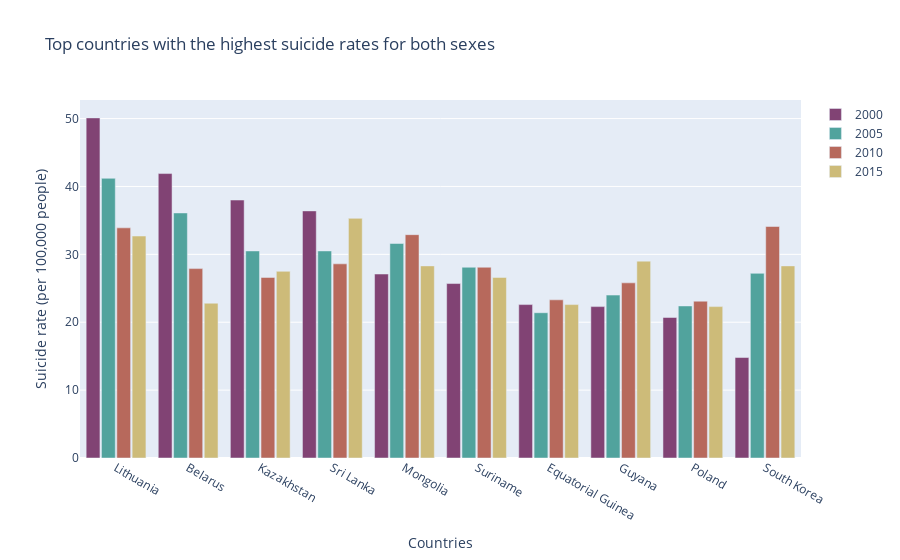

Write notebook code for a chart like this one.
### Code cell
t2000 = go.Bar(
    x = total2000[total2000['Country'].isin(total2015['Country'].head(10))]['Country'].head(10),
    y = total2000[total2000['Country'].isin(total2015['Country'].head(10))]['Total suicide rate'].head(10),
    marker=dict(color='rgb(129, 67, 116)'),
    name = '2000'
)

t2005 = go.Bar(
    x = total2005[total2005['Country'].isin(total2015['Country'].head(10))]['Country'].head(10),
    y = total2005[total2005['Country'].isin(total2015['Country'].head(10))]['Total suicide rate'].head(10),
    marker=dict(color='rgb(81, 163, 157)'),
    name = '2005'
)

t2010 = go.Bar(
    x = total2010[total2010['Country'].isin(total2015['Country'].head(10))]['Country'].head(10),
    y = total2010[total2010['Country'].isin(total2015['Country'].head(10))]['Total suicide rate'].head(10),
    marker=dict(color='rgb( 183, 105, 92)'),
    name = '2010'
)

t2015 = go.Bar(
    x = total2015['Country'].head(10),
    y = total2015['Total suicide rate'].head(10),
    marker=dict(color='rgb(205, 187, 121)',
    ),
    name = '2015'
)


data = [t2000, t2005, t2010, t2015]

layout = go.Layout(
    title='Top countries with the highest suicide rates for both sexes',
    xaxis={'title':'Countries'},
    yaxis={'title':'Suicide rate (per 100,000 people)'},
    barmode='group',
    bargap=0.15,
    bargroupgap=0.1
)

fig = go.Figure(data=data, layout=layout)
py.iplot(fig, filename='basic-bar')

### Figure 1 — Plotly figure (JSON) as saved in the notebook; plotly's stock layout.template omitted (floating-point values rounded to 4 significant figures)
{"data": [{"marker": {"color": "rgb(129, 67, 116)"}, "name": "2000", "type": "bar", "x": ["Lithuania", "Belarus", "Kazakhstan", "Sri Lanka", "Mongolia", "Suriname", "Equatorial Guinea", "Guyana", "Poland", "South Korea"], "y": [50.1, 41.9, 38, 36.4, 27.1, 25.7, 22.6, 22.3, 20.7, 14.8]}, {"marker": {"color": "rgb(81, 163, 157)"}, "name": "2005", "type": "bar", "x": ["Lithuania", "Belarus", "Mongolia", "Sri Lanka", "Kazakhstan", "Suriname", "South Korea", "Guyana", "Poland", "Equatorial Guinea"], "y": [41.2, 36.1, 31.6, 30.5, 30.5, 28.1, 27.2, 24, 22.4, 21.4]}, {"marker": {"color": "rgb( 183, 105, 92)"}, "name": "2010", "type": "bar", "x": ["South Korea", "Lithuania", "Mongolia", "Sri Lanka", "Suriname", "Belarus", "Kazakhstan", "Guyana", "Equatorial Guinea", "Poland"], "y": [34.1, 33.9, 32.9, 28.6, 28.1, 27.9, 26.6, 25.8, 23.3, 23.1]}, {"marker": {"color": "rgb(205, 187, 121)"}, "name": "2015", "type": "bar", "x": ["Sri Lanka", "Lithuania", "Guyana", "Mongolia", "South Korea", "Kazakhstan", "Suriname", "Belarus", "Equatorial Guinea", "Poland"], "y": [35.3, 32.7, 29, 28.3, 28.3, 27.5, 26.6, 22.8, 22.6, 22.3]}], "layout": {"bargap": 0.15, "bargroupgap": 0.1, "barmode": "group", "title": {"text": "Top countries with the highest suicide rates for both sexes"}, "xaxis": {"title": {"text": "Countries"}}, "yaxis": {"title": {"text": "Suicide rate (per 100,000 people)"}}}}
